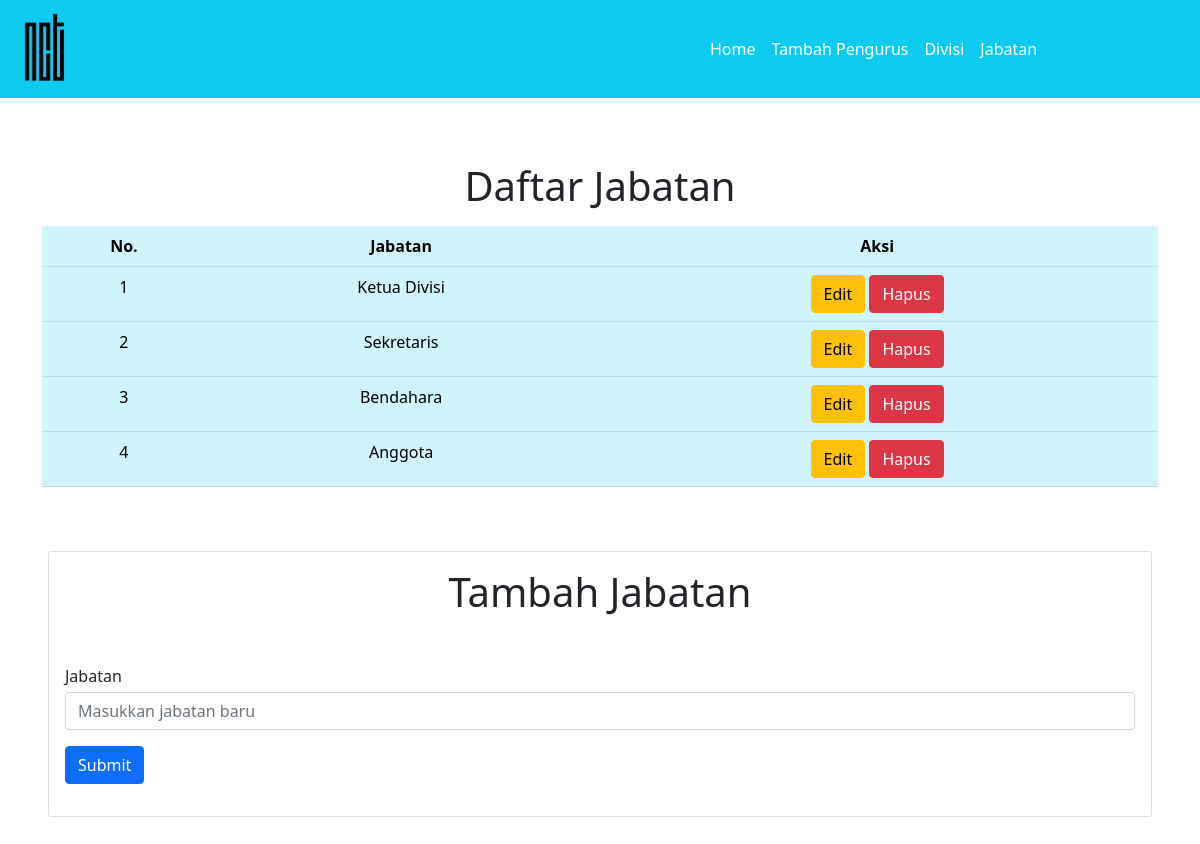
/jabatan.php, run on the app's committed database.
### tables this page shows
CREATE TABLE `jabatan` (
  `id_jabatan` int(11) NOT NULL,
  `jabatan` varchar(20) NOT NULL
);

### conf.php (called while the page is built)
<?php
$db_host = "localhost";
$db_user = "root";
$db_pass = "";
$db_name = "db_ormawa";
?>

### includes/DB.class.php (called while the page is built, shortened)
<?php
class DB
{
    var $db_host = "";
    var $db_user = "";
    var $db_pass = "";
    var $db_name = "";
    var $db_link = "";
    var $result = 0;
    function DB($db_host = '', $db_user = '', $db_pass = '', $db_name = '')
    {
        $this->db_host = $db_host;
        $this->db_user = $db_user;
        $this->db_pass = $db_pass;
        $this->db_name = $db_name;
    }
    function open()
    {
        $this->db_link = mysqli_connect($this->db_host, $this->db_user, $this->db_pass, $this->db_name);
    }
    function execute($query = "")
    {
        $this->result = mysqli_query($this->db_link, $query);
        return $this->result;
    }
    function getResult()
    {
        return mysqli_fetch_array($this->result);
    }
}
?>

### includes/Jabatan.class.php (called while the page is built, shortened)
<?php
class Jabatan extends DB
{
    function getJabatan()
    {
        $query = "SELECT * FROM jabatan";
        return $this->execute($query);
    }
}

### jabatan.php (the view, shortened to what this page needs)
<?php
include("conf.php");
include("includes/DB.class.php");
include("includes/Jabatan.class.php");
$jabatan = new Jabatan($db_host, $db_user, $db_pass, $db_name);
$jabatan->open();
$jabatan->getJabatan();
$data = null;
$no = 1;
while(list($id_jabatan, $nama_jabatan) = $jabatan->getResult()){
        $data .= "<tr>
        <td>" . $no++ . "</td>
        <td>" . $nama_jabatan. "</td>
        <td>
        <a href='update.php?edit=" . $id_jabatan .  "' class='btn btn-warning' '>Edit</a>
        <a href='jabatan.php?id_hapus=" . $id_jabatan . "' class='btn btn-danger' '>Hapus</a>
        </td>
        </tr>";
}

### data on the page
jabatan: jabatan "Ketua Divisi"
jabatan: jabatan "Sekretaris"
jabatan: jabatan "Bendahara"
jabatan: jabatan "Anggota"
